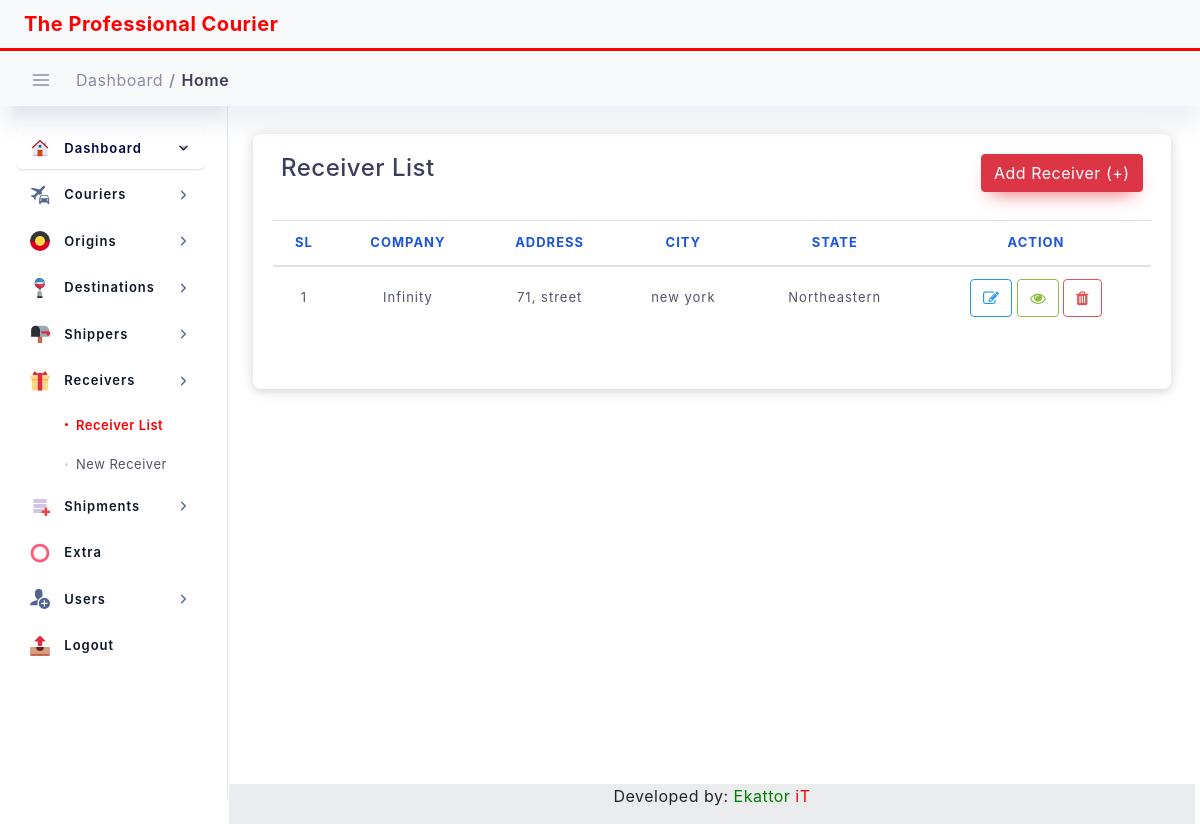
Screenshot of /transaction/all-receiver with the database file from the repository.
### transaction/models.py (models this page shows, shortened)
class Receiver(models.Model):
    created_at = models.DateTimeField(blank=True, null=True, auto_now_add=True)
    updated_at = models.DateTimeField(blank=True, null=True, auto_now=True)
    receiver_code = models.CharField(max_length=20, primary_key=True, default=receiver_code)
    receiver_company = models.CharField(max_length=100)
    receiver_address = models.CharField(max_length=200)
    city = models.CharField(max_length=100)
    state = models.CharField(max_length=100, blank=True, null=True)
    zip = models.CharField(max_length=100)
    receiver_name = models.CharField(max_length=100, blank=True, null=True)
    mobile = models.CharField(max_length=50, blank=True, null=True)
    telephone = models.CharField(max_length=100, blank=True, null=True)
    author = models.ForeignKey(User, on_delete=models.DO_NOTHING, )
    is_active = models.BooleanField(default=True)

### transaction/views.py (the view)
# urls.py: path('all-receiver', views.AllReceiverListView.as_view(), name="all-receivers"),
class AllReceiverListView(ListView):
    model = Receiver  # Model I want to Covert to List
    template_name = 'receiver.html'  # Template Name
    context_object_name = 'receiver'  # Change default name of objectList
    ordering = ['-receiver_code']  # Ordering post LIFO
    paginate_by = 20  # number of page I want to show in single page
    def get_context_data(self, **kwargs):
        context = super().get_context_data(**kwargs)
        context["title"] = "Receiver List"
        context["nav_bar"] = "receiver_list"
        context['receiver'] = self.model.objects.all().order_by('-receiver_code')
        return context

### templates/receiver.html (shortened to what this page needs)
{% extends "base.html" %}
{% load static %}
{% block content %}
<div class="col-lg-12 p-4">
    <div class="statbox widget box box-shadow">
        <div class="widget-header">
            <div class="row">
                <div class="mb-1 col-lg-8">
                    <h4>Receiver List</h4>
                </div>
                <div class="mb-1 col-lg-4">
                    <a href="{% url 'new-receiver' %}" class="btn btn-danger float-right">Add Receiver (+)</a>
                </div>
            </div>
        </div>
        <br>
        <div class="scrollme">
            <table id="dataTable" class="table table-hover">
                <thead>
                <tr>
                    <th style="text-align:center">SL</th>
                    <th style="text-align:center">Company</th>
                    <th style="text-align:center">Address</th>
                    <th style="text-align:center">City</th>
                    <th style="text-align:center">State</th>
                    <th style="text-align:center">Action</th>
                </tr>
                </thead>
                <tbody>
                {% for item in receiver %}
                <tr>
                    <td style="text-align:center">{{forloop.counter}}</td>
                    <td style="text-align:center">{{item.receiver_company}}</td>
                    <td style="text-align:center">{{item.receiver_address}}</td>
                    <td style="text-align:center">{{item.city}}</td>
                    <td style="text-align:center">{{item.state}}</td>
                    <td style="text-align:center">
                       <a href="{% url 'update_receiver' item.receiver_code %}">
                            <button class="btn btn-outline-info"><i class="fa fa-edit"> </i></button>
                       </a>
                        <a href="{% url 'detail_receiver' item.receiver_code %}">
                            <button class="btn btn-outline-success"><i class="fa fa-eye"> </i></button>
                       </a>
                        <button class="btn btn-outline-danger" data-toggle="modal"
                                            data-target="#deletemodal{{item.receiver_code}}">
                                        <i class="fa fa-trash"></i>
                        </button>
                    </td>
                </tr>
                {% endfor %}
                </tbody>
            </table>
            <div class="d-flex justify-content-center">
            </div>
        </div>
    </div>
</div>
{% endblock content %}

### static/assets/css/dashboard/dash_1.css (style rules this page uses)
.widget { position: relative; padding: 20px; border-radius: 8px; border: none; background: #fff; -webkit-box-shadow: 0 4px 6px 0 rgba(85, 85, 85, 0.08), 0 1px 20px 0 rgba(0, 0, 0, 0.07), 0px 1px 11px 0px rgba(0, 0, 0, 0.07); -moz-box-shadow: 0 4px 6px 0 rgba(85, 85, 85, 0.08), 0 1px 20px 0 rgba(0, 0, 0, 0.07), 0px 1px 11px 0px rgba(0, 0, 0, 0.07); box-shadow: 0 4px 6px 0 rgba(85, 85, 85, 0.08), 0 1px 20px 0 rgba(0, 0, 0, 0.07), 0px 1px 11px 0px rgba(0, 0, 0, 0.07); }

### static/assets/css/main.css (style rules this page uses)
html { min-height: 100% }
body { color: #888ea8; height: 100%; font-size: 0.875rem; background: #f1f2f3; overflow-x: hidden; overflow-y: auto; letter-spacing: 0.0312rem; font-family: 'Helvetica', sans-serif; }
h1, h2, h3, h4, h5, h6 { color: #3b3f5c; }
a { color: #515365; outline: none; }
.btn { padding: 0.4375rem 1.25rem; text-shadow: none; font-size: 14px; color: #3b3f5c; font-weight: normal; white-space: normal; word-wrap: break-word; transition: .2s ease-out; touch-action: manipulation; cursor: pointer; background-color: #f1f2f3; box-shadow: 0px 5px 20px 0 rgba(0, 0, 0, 0.1); will-change: opacity, transform; transition: all 0.3s ease-out; -webkit-transition: all 0.3s ease-out; }
.btn-danger { color: #fff !important; background-color: #e7515a; border-color: #e7515a; box-shadow: 0 10px 20px -10px #e7515a; }
.btn-outline-info { border: 1px solid #2196f3 !important; color: #2196f3 !important; background-color: transparent; box-shadow: none; }
.btn-outline-success { border: 1px solid #8dbf42 !important; color: #8dbf42 !important; background-color: transparent; box-shadow: none; }
.btn-outline-danger { border: 1px solid #e7515a !important; color: #e7515a !important; background-color: transparent; box-shadow: none; }
.table > tbody > tr > td { vertical-align: middle; color: #515365; font-size: 13px; letter-spacing: 1px; }
.table > thead > tr > th { color: #1b55e2; font-weight: 700; font-size: 13px; letter-spacing: 1px; text-transform: uppercase; }
.table thead th { vertical-align: bottom; border-bottom: none; }

### static/assets/css/structure.css (style rules this page uses)
html { min-height: 100% }
body { color: #888ea8; height: 100%; font-size: 0.875rem; background: ##f1f2f3; overflow-x: hidden; overflow-y: auto; letter-spacing: 0.0312rem; font-family: 'Helvetica', sans-serif; }
h1, h2, h3, h4, h5, h6 { color: #3b3f5c; }
.widget { padding: 0; margin-top: 0; margin-bottom: 0; border-radius: 6px; -webkit-box-shadow: 0 4px 6px 0 rgba(85, 85, 85, 0.08), 0 1px 20px 0 rgba(0, 0, 0, 0.07), 0px 1px 11px 0px rgba(0, 0, 0, 0.07); -moz-box-shadow: 0 4px 6px 0 rgba(85, 85, 85, 0.08), 0 1px 20px 0 rgba(0, 0, 0, 0.07), 0px 1px 11px 0px rgba(0, 0, 0, 0.07); box-shadow: 0 4px 6px 0 rgba(85, 85, 85, 0.08), 0 1px 20px 0 rgba(0, 0, 0, 0.07), 0px 1px 11px 0px rgba(0, 0, 0, 0.07); }
.widget.box .widget-header { background: #fff; padding: 0px 8px 0px; border-top-right-radius: 6px; border-top-left-radius: 6px; }
.widget .widget-header { border-bottom: 0px solid #f1f2f3; }
.widget .widget-header:before, .widget .widget-header:after { display: table; content: ""; line-height: 0 }
.widget .widget-header:after { clear: both }

### rows the page displays
Receiver: receiver_company "Infinity", receiver_address "71, street", city "new york", state "Northeastern"
